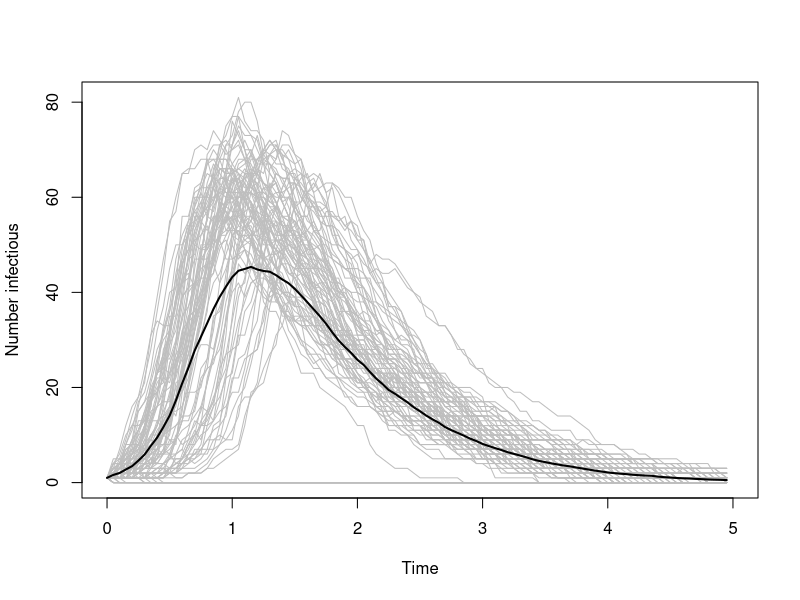

Generate this figure with R:
#' # CBS 810 Infectious Disease Modeling Homework
#' 
#' Whalen Dillon
#' 
#' 12/7/2015
#' 
#' ## Stochastic Simulation w/Disease-Induced Death Gillespie's Algorithm Sample Code for SIS Model
#' 
#' ### The Gillespie Function
#' 
#+
gillesp <- function(start, ratefun, trans, pars, times){
      t0 <- times[1] # set time to starting time
      ntimes <- length(times) # total time duration
      X <- start # set state to starting state
      res <- matrix(nrow = length(times), ncol = length(start), dimnames = list(times, names(start))) # matrix for results
      for(ctr in 1:(ntimes-1)){# loop over reporting times
            res[ctr,] <- X # record the current state
            while(t0 < times[ctr + 1]){
                  rates <- ratefun(X, pars, t0) # calculate current rates
                  if(all(rates == 0)) break # extinction
                  totrate <- sum(rates)
                  elapsed <- rexp(1, totrate) # sample elapsed time
                  which.trans <- sample(1:nrow(trans), size = 1, prob = rates) # pick the transition
                  t0 <- t0 + elapsed # update time
                  X <- X + trans[which.trans,] # add transition values to current state
            }
      }
      cbind(times, res)
}

#' Define starting conditions, 1 infected and 99 susceptibles
#+
start <- c(S = 99, I = 1, R = 0)
#'
#' Specify rate functions: beta*S*I & gamma*I for infection/transmission and recovery
#+
ratefun.SIR <- function(X, pars, time){
      vals = c(as.list(pars), as.list(X)) # attach state and pars as lists
      rates = with(vals, #allows reference to states and parameters by name
                   c(infection = beta * S * I, 
                     recovery = gamma * I, 
                     birth = mu * S, 
                     death = mu * I
                     )
                   )
}

statenames.SIR <- c("S", "I", "R") # state variable names
transnames.SIR <- c("infection", "recovery", "birth", "death") # transition names
#'
#' Define the transition matrix
#+
trans.SIR <- matrix(c(-1, 1, 0, 0, -1, 1, 1, 0, 0, 0, -1, 0),
                    byrow = T, # defaults to column
                    ncol = 3, # equal to number of state variables
                    dimnames = list(transnames.SIR, statenames.SIR))
#'
#' Specify parameters
#+
pars.SIR <- c(beta = 0.07, gamma = 1, mu = 0.1)
#'
#' Specify simulation time
#+
times <- seq(0, 5, by = 0.05)
#'
#' ## Run simulation
#+
G.SIR.mult <- replicate(100, gillesp(start = start, times = times, ratefun = ratefun.SIR, trans = trans.SIR, pars = pars.SIR)[,"I"])

matplot(times, G.SIR.mult, type = "l", col = "gray", lty = 1, xlab = "Time", ylab = "Number infectious")
# add line showing mean value of infectious from all simulations
lines(times, rowMeans(G.SIR.mult), lwd = 2)
